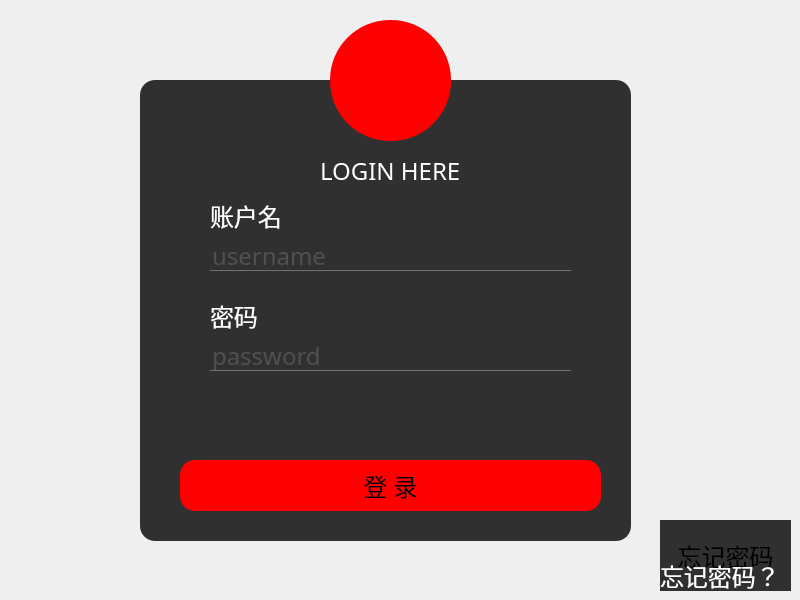
<?xml version="1.0" encoding="UTF-8"?>
<ui version="4.0">
 <class>MainWindow</class>
 <widget class="QMainWindow" name="MainWindow">
  <property name="geometry">
   <rect>
    <x>0</x>
    <y>0</y>
    <width>800</width>
    <height>600</height>
   </rect>
  </property>
  <property name="font">
   <font>
    <family>Century Gothic</family>
    <pointsize>-1</pointsize>
    <weight>50</weight>
    <bold>false</bold>
   </font>
  </property>
  <property name="windowTitle">
   <string>MainWindow</string>
  </property>
  <property name="styleSheet">
   <string notr="true">
*{
font-size:24px;
font-family:Century Gothic;
}
QFrame{
background:rgba(0,0,0,0.8);
border-radius:15px;
}
#centralwidget{
border-image:url(D:/pictures/login3.jpg) strectch；
}

#toolButton{
background:red;
border-radius:60px;
}
QLabel{
color:white;
background:transparent;
}
QPushButton{
background:red;;
border-radius:15px;
}
QPushButton:hover{
background:#333;
border-radius:15px;
background:#49ebff;
}
QLineEdit{
background:transparent;
border:none;
color:#717072;
border-bottom:1px solid #717072;
}</string>
  </property>
  <widget class="QWidget" name="centralwidget">
   <property name="font">
    <font>
     <family>Century Gothic</family>
     <pointsize>-1</pointsize>
     <stylestrategy>PreferAntialias</stylestrategy>
    </font>
   </property>
   <property name="focusPolicy">
    <enum>Qt::WheelFocus</enum>
   </property>
   <property name="contextMenuPolicy">
    <enum>Qt::DefaultContextMenu</enum>
   </property>
   <widget class="QFrame" name="frame">
    <property name="geometry">
     <rect>
      <x>140</x>
      <y>80</y>
      <width>491</width>
      <height>461</height>
     </rect>
    </property>
    <property name="font">
     <font>
      <family>Century Gothic</family>
      <pointsize>-1</pointsize>
      <weight>50</weight>
      <italic>false</italic>
      <bold>false</bold>
     </font>
    </property>
    <property name="frameShape">
     <enum>QFrame::StyledPanel</enum>
    </property>
    <property name="frameShadow">
     <enum>QFrame::Raised</enum>
    </property>
    <widget class="QLabel" name="label">
     <property name="geometry">
      <rect>
       <x>180</x>
       <y>70</y>
       <width>151</width>
       <height>41</height>
      </rect>
     </property>
     <property name="font">
      <font>
       <family>Century Gothic</family>
       <pointsize>-1</pointsize>
       <weight>50</weight>
       <italic>false</italic>
       <bold>false</bold>
      </font>
     </property>
     <property name="text">
      <string>LOGIN HERE</string>
     </property>
    </widget>
    <widget class="QLineEdit" name="lineEdit_user">
     <property name="geometry">
      <rect>
       <x>70</x>
       <y>160</y>
       <width>361</width>
       <height>31</height>
      </rect>
     </property>
     <property name="text">
      <string/>
     </property>
     <property name="placeholderText">
      <string>username</string>
     </property>
    </widget>
    <widget class="QLineEdit" name="lineEdit_password">
     <property name="geometry">
      <rect>
       <x>70</x>
       <y>260</y>
       <width>361</width>
       <height>31</height>
      </rect>
     </property>
     <property name="font">
      <font>
       <family>Century Gothic</family>
       <pointsize>-1</pointsize>
      </font>
     </property>
     <property name="contextMenuPolicy">
      <enum>Qt::DefaultContextMenu</enum>
     </property>
     <property name="locale">
      <locale language="Chinese" country="China"/>
     </property>
     <property name="text">
      <string/>
     </property>
     <property name="echoMode">
      <enum>QLineEdit::Password</enum>
     </property>
     <property name="placeholderText">
      <string>password</string>
     </property>
    </widget>
    <widget class="QPushButton" name="pushButton">
     <property name="geometry">
      <rect>
       <x>40</x>
       <y>380</y>
       <width>421</width>
       <height>51</height>
      </rect>
     </property>
     <property name="text">
      <string>登 录</string>
     </property>
    </widget>
    <widget class="QLabel" name="label_2">
     <property name="geometry">
      <rect>
       <x>70</x>
       <y>120</y>
       <width>121</width>
       <height>31</height>
      </rect>
     </property>
     <property name="font">
      <font>
       <family>Century Gothic</family>
       <pointsize>-1</pointsize>
       <weight>50</weight>
       <bold>false</bold>
      </font>
     </property>
     <property name="text">
      <string>账户名</string>
     </property>
    </widget>
    <widget class="QLabel" name="label_3">
     <property name="geometry">
      <rect>
       <x>70</x>
       <y>220</y>
       <width>121</width>
       <height>31</height>
      </rect>
     </property>
     <property name="text">
      <string>密码</string>
     </property>
    </widget>
   </widget>
   <widget class="QToolButton" name="toolButton">
    <property name="geometry">
     <rect>
      <x>330</x>
      <y>20</y>
      <width>121</width>
      <height>121</height>
     </rect>
    </property>
    <property name="locale">
     <locale language="Chinese" country="China"/>
    </property>
    <property name="text">
     <string/>
    </property>
    <property name="icon">
     <iconset>
      <normaloff>../../../../../pictures/login.png</normaloff>../../../../../pictures/login.png</iconset>
    </property>
    <property name="iconSize">
     <size>
      <width>150</width>
      <height>150</height>
     </size>
    </property>
   </widget>
   <widget class="QToolButton" name="forgetPasswd">
    <property name="geometry">
     <rect>
      <x>660</x>
      <y>520</y>
      <width>131</width>
      <height>71</height>
     </rect>
    </property>
    <property name="font">
     <font>
      <family>Century Gothic</family>
      <pointsize>-1</pointsize>
     </font>
    </property>
    <property name="styleSheet">
     <string notr="true">border:none;
background:rgba(0,0,0,0.8)
</string>
    </property>
    <property name="text">
     <string>忘记密码</string>
    </property>
   </widget>
   <widget class="QLabel" name="label_4">
    <property name="geometry">
     <rect>
      <x>660</x>
      <y>560</y>
      <width>121</width>
      <height>31</height>
     </rect>
    </property>
    <property name="text">
     <string>忘记密码？</string>
    </property>
   </widget>
  </widget>
 </widget>
 <resources/>
 <connections/>
</ui>
